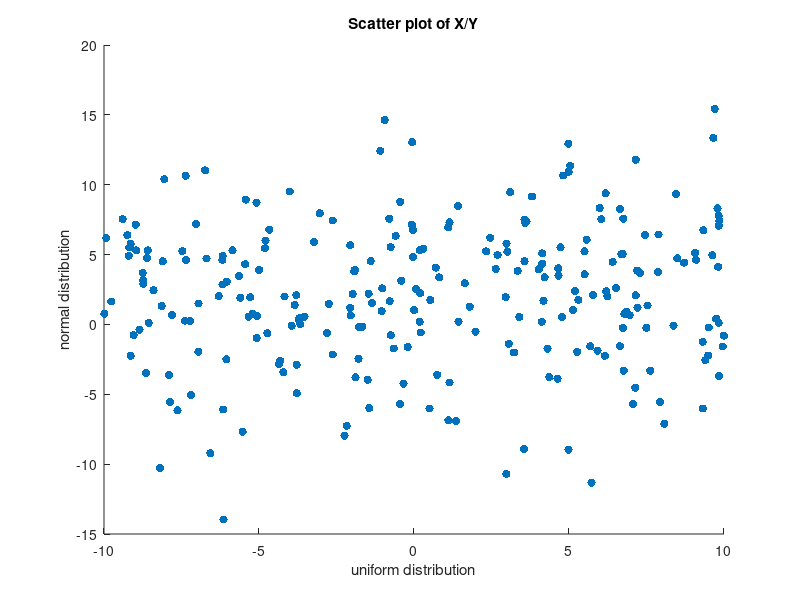

Source code (MATLAB): (Note: this script raises an error after producing the figure.)
clear all
close all
clc
format short

rng(98765); %Seed

normat = normrnd(2,5, [250 1]); %normally ditributed matrix
unimat = -10+(10+10)*rand(250,1); %uniform distrubtion 

figure("Color","yellow");  %Set figure and colour 
scatter(unimat,normat,"black",'filled'); %Scatter plot
title('Scatter plot of X/Y'); 
xlabel('uniform distribution');
ylabel('normal distribution');
h1 = lsline();  %Fit line of best fit
h1.Color = 'r'; %Colour Line of best fit
